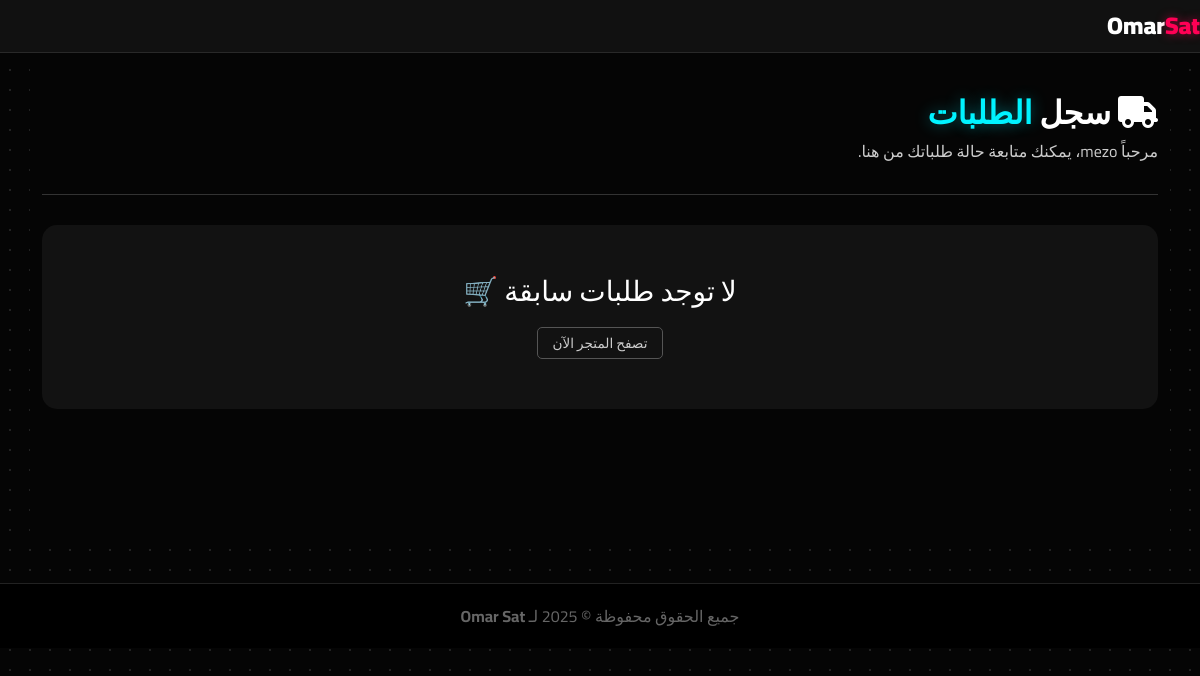
The app's page /profile/ (signed in), older data.
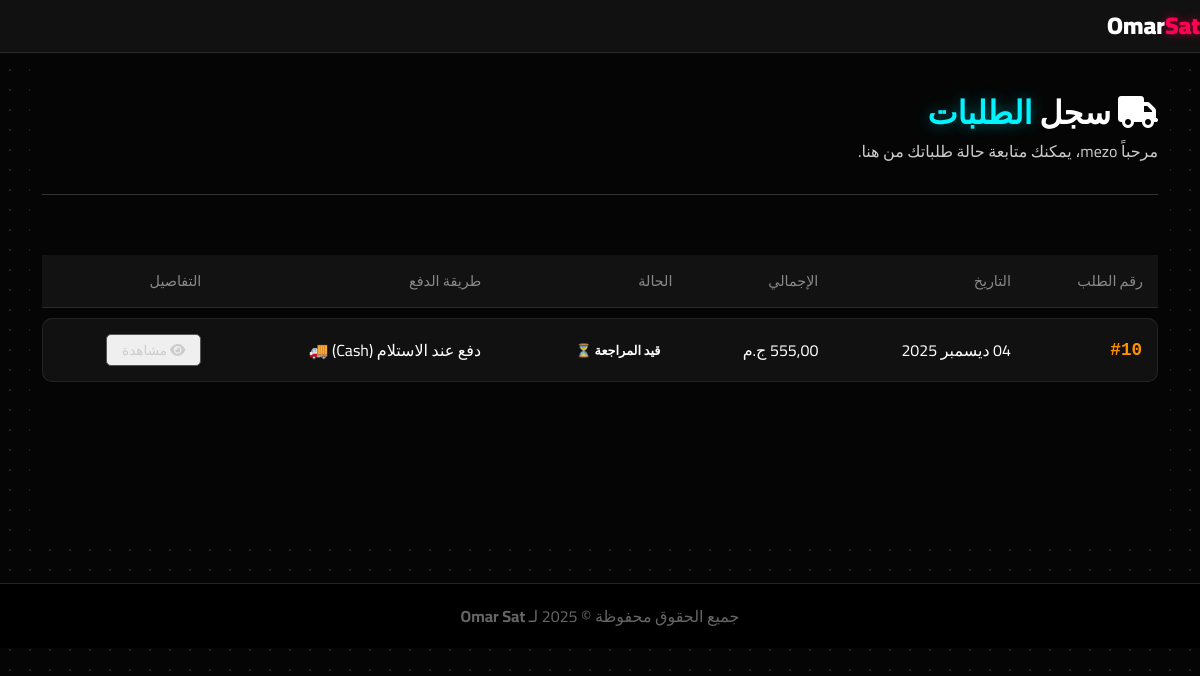
The same page, newer data.
### store/models.py (models this page shows, shortened)
class Order(models.Model):
    PAYMENT_METHODS = [
        ('cod', 'دفع عند الاستلام (Cash) 🚚'),
        ('vodafone', 'فودافون كاش (Vodafone Cash) 📱'),
        ('instapay', 'إنستا باي (InstaPay) 🏦'),
        ('visa', 'فيزا / ماستر كارد (Visa/Mastercard) 💳'),
        ('paypal', 'باي بال (PayPal) 🅿️'),
    ]
    STATUS_CHOICES = [
        ('pending', 'قيد المراجعة ⏳'),
        ('processing', 'جاري التجهيز ⚙️'),
        ('shipped', 'تم الشحن 🚚'),
        ('delivered', 'تم التسليم ✅'),
        ('cancelled', 'ملغي ❌'),
    ]
    user = models.ForeignKey(User, on_delete=models.CASCADE, verbose_name="العميل", null=True, blank=True)
    full_name = models.CharField(max_length=100, blank=True, null=True, verbose_name="الاسم بالكامل")
    phone_number = models.CharField(max_length=15, blank=True, null=True, verbose_name="رقم الهاتف")
    address = models.TextField(blank=True, null=True, verbose_name="العنوان بالتفصيل")
    city = models.CharField(max_length=50, blank=True, default="", null=True, verbose_name="المدينة/المحافظة")
    total_price = models.DecimalField(max_digits=10, decimal_places=2, default=0)
    payment_method = models.CharField(max_length=20, choices=PAYMENT_METHODS, default='cod')
    status = models.CharField(max_length=20, choices=STATUS_CHOICES, default='pending')
    payment_screenshot = models.ImageField(upload_to='payment_receipts/', blank=True, null=True)
    created_at = models.DateTimeField(auto_now_add=True)
    ip_address = models.CharField(max_length=20, blank=True, null=True, verbose_name="Client IP") # تم التأكد من null=True

### store/views.py (the view)
# urls.py: path('profile/', store.views.profile_view, name='profile'),
@login_required(login_url='login')
def profile_view(request):
    user_orders = Order.objects.filter(user=request.user).order_by('-created_at')
    return render(request, 'profile.html', {'orders': user_orders})

### store/templates/profile.html (shortened to what this page needs)
{% load static %}
<!DOCTYPE html>
<html lang="ar" dir="rtl">
<head>
    <link rel="stylesheet" href="{% static 'css/style.css' %}">
    <link rel="stylesheet" href="https://cdnjs.cloudflare.com/ajax/libs/font-awesome/6.4.0/css/all.min.css">
    <link href="https://cdn.jsdelivr.net/npm/bootstrap@5.3.0/dist/css/bootstrap.min.css" rel="stylesheet">
</head>
<body class="store-body">
    <nav class="navbar" style="background: rgba(0,0,0,0.9); position: sticky; top: 0; z-index: 100;">
        <div class="logo">
            <a href="{% url 'home' %}" style="text-decoration: none; color: white; font-weight: 900; font-size: 1.5rem;">
                Omar<span class="neon-text">Sat</span>
            </a>
        </div>
    </nav>
    <div class="profile-container container">
        <div class="profile-header-area">
            <h1><i class="fa fa-truck"></i> سجل <span class="neon-text">الطلبات</span></h1>
            <p style="color: #ccc; margin-top: 5px;">مرحباً {{ user.username }}، يمكنك متابعة حالة طلباتك من هنا.</p>
        </div>
        {% if orders %}
        <div class="table-responsive"> <table class="order-table">
                <thead>
                    <tr>
                        <th>رقم الطلب</th>
                        <th>التاريخ</th>
                        <th>الإجمالي</th>
                        <th>الحالة</th>
                        <th>طريقة الدفع</th>
                        <th>التفاصيل</th>
                    </tr>
                </thead>
                <tbody>
                    {% for order in orders %}
                    <tr>
                        <td class="order-id">#{{ order.id }}</td>
                        <td>{{ order.created_at|date:"d M Y" }}</td>
                        <td>{{ order.total_price }} ج.م</td>
                        <td>
                            <span class="status-badge status-{{ order.status }}">
                                {{ order.get_status_display }}
                            </span>
                        </td>
                        <td>{{ order.get_payment_method_display }}</td>
                        <td>
                            <button type="button" class="btn-view-details" data-bs-toggle="modal" data-bs-target="#orderModal{{ order.id }}">
                                <i class="fa fa-eye"></i> مشاهدة
                            </button>
                        </td>
                    </tr>
                    {% endfor %}
                </tbody>
            </table>
        </div>
        {% else %}
        <div class="no-orders" style="text-align: center; padding: 50px; background: rgba(255,255,255,0.05); border-radius: 15px; margin-top: 20px;">
            <h3>لا توجد طلبات سابقة 🛒</h3>
            <a href="{% url 'store' %}" class="btn-view-details" style="display: inline-block; margin-top: 10px;">تصفح المتجر الآن</a>
        </div>
        {% endif %}
    </div>
    <footer class="mhd-footer">
        <div class="container text-center">
            <p style="padding: 20px;">جميع الحقوق محفوظة &copy; 2025 لـ <b>Omar Sat</b></p>
        </div>
    </footer>
</body>
</html>

Row changes from the older to the newer data that the page shows:
added Order: id "10", created_at "04 ديسمبر 2025", total_price "555,00", status "قيد المراجعة ⏳", payment_method "دفع عند الاستلام (Cash) 🚚"
Text that changed along with them:
text no longer shown: "لا توجد طلبات سابقة 🛒 تصفح المتجر الآن"
text now shown: "رقم الطلب التاريخ الإجمالي الحالة طريقة الدفع التفاصيل"
